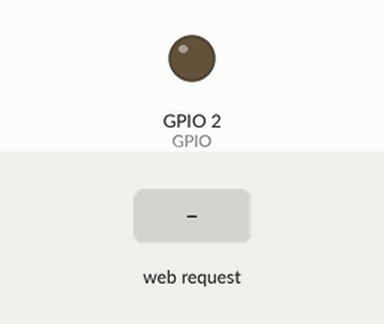
This sketch was run on a simulated ESP8266 (NodeMCU). On the bench: output pins drawn as LEDs (lit = HIGH). The inputs (shaded band) are chosen by the test bench. WiFi joins after 1.5 s; servers stay silent unless stated; what the sketch prints to the serial monitor is not drawn.

Above: at 2.7 s.
2.8 s: HTTP request GET /?den=0 received
At 4.7 s:
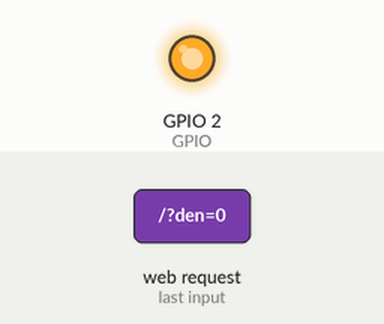
5.0 s: HTTP request GET /?den=1 received
At 6.3 s:
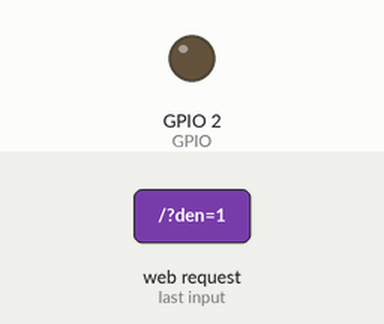
Timing chart, 0 to 8.0 s (numbered marks = the images above; inputs shaded):
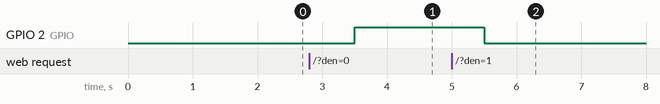

The sketch:

Bai_1.ino
```cpp
#include <ESP8266WiFi.h>
#include <ESP8266WebServer.h>

#define GPIO  2
ESP8266WebServer server(80);
//////////////////////////////////////////////////////////
const char *ssid = "Robo-MT";
const char *pass = "dmt@123abc";

void setup()
{
  Serial.begin(9600);     // Khai báo Serial port
  pinMode(GPIO,  OUTPUT); // Khai báo chân xuất tín hiệu
  ////////////
  WiFi.begin(ssid, pass); // Kết nối wifi
  while (WiFi.status() != WL_CONNECTED){ delay(500); Serial.print("."); } // Kiểm tra kết nối
  Serial.println("");
  Serial.println(WiFi.localIP()); // Xuất địa chỉ IP
  ////////////
  server.on("/", TrangIndex); // khai báo hàm nhận phương thức GET
  server.begin();             // run server
}
//////////////////////////////////////////////////////////
void loop()
{
   server.handleClient(); // Lắng nghe request gởi lên server
   delay(1000);
}
//////////////////////////////////////////////////////////
void TrangIndex()
{
  if (server.hasArg("den"))
  {
    String sTT = server.arg("den") ;
    if (sTT == "0"){ digitalWrite(GPIO, HIGH); } // Tắt đèn led
    if (sTT == "1"){ digitalWrite(GPIO, LOW);  } // Bật đèn led
  }
  server.send(200, "text/html", "");
}
//////////////////////////////////////////////////////////
```

Measured:
- after the input at 2.8 s, GPIO 2 (GPIO): LOW → HIGH after 0.70 s
- after the input at 5.0 s, GPIO 2 (GPIO): HIGH → LOW after 0.50 s
